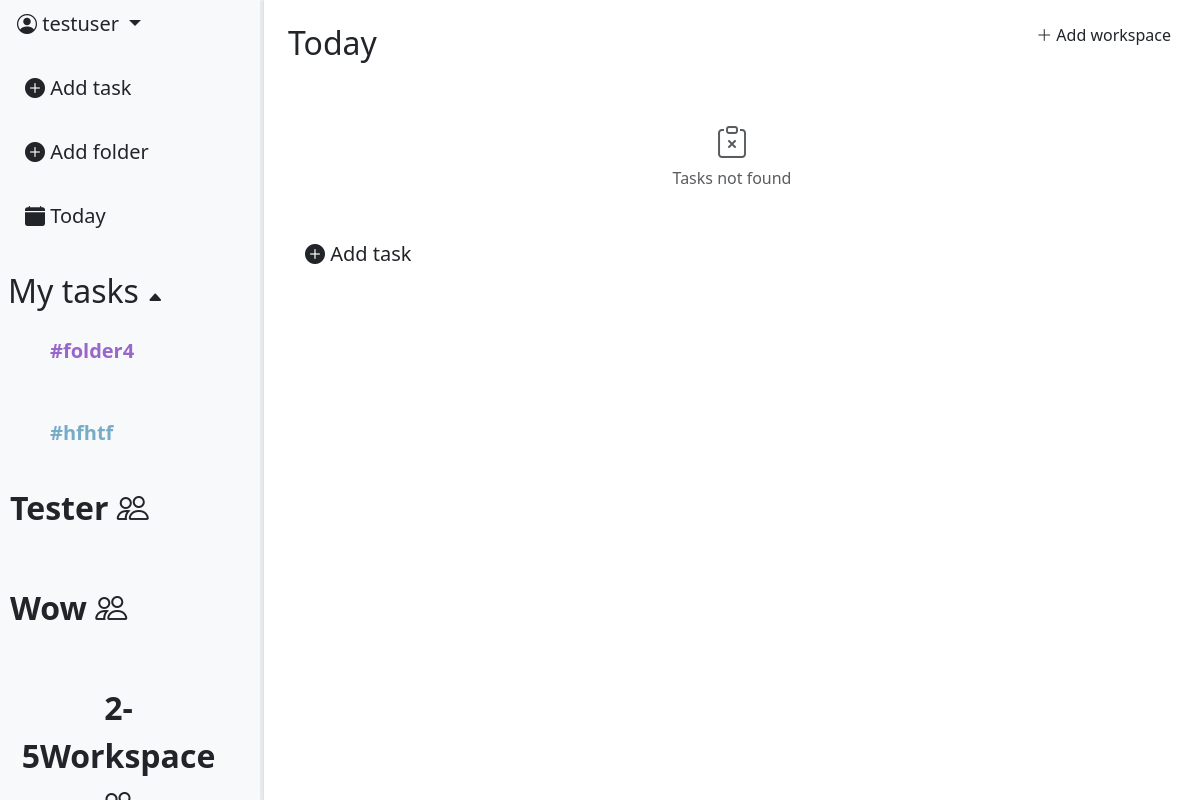
The page / (signed in) on the database as committed earlier.
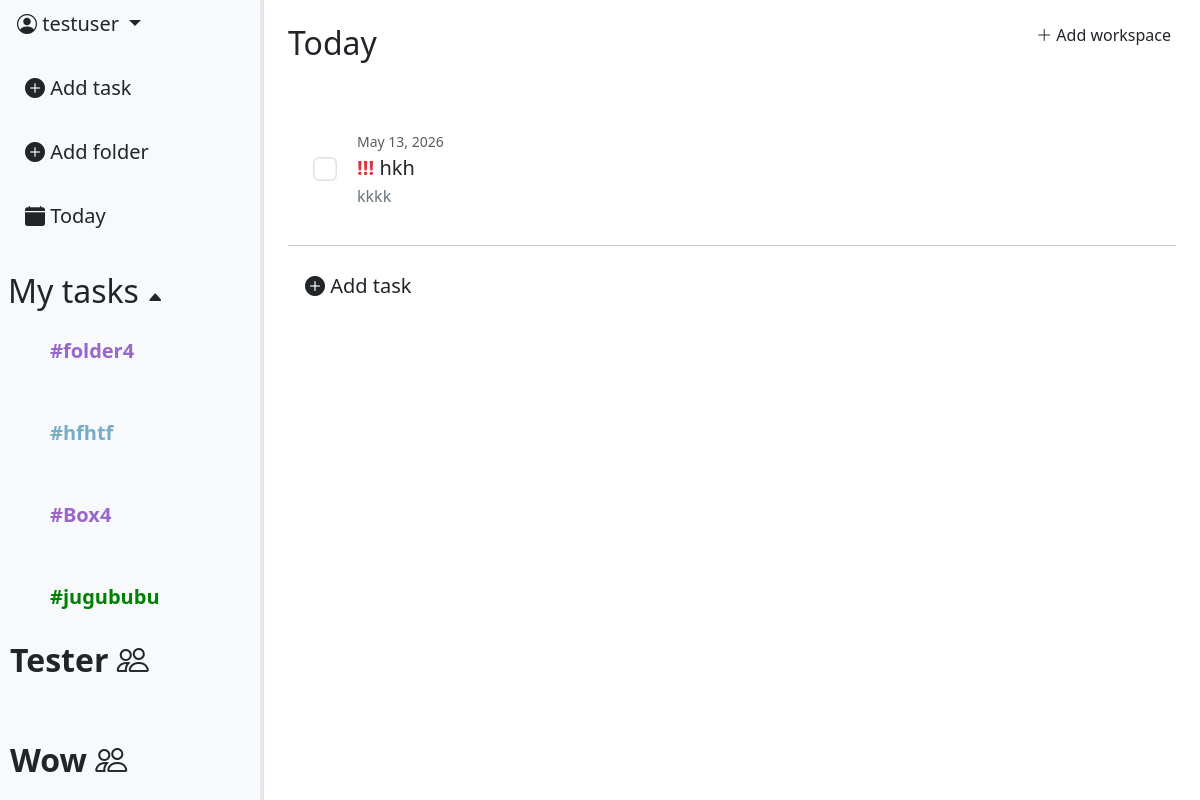
The same page on the database as committed later.
### task_app/models.py (models this page shows, shortened)
class Folder(models.Model):
    COLOR_VARIATION = [
        ("#77acc7", "🔵Air blue"),
        ("#9966cc", "🟣Amethust"),
        ("#008000", "🟢Apple Green"),
        ("#ff033e", "🔴Red rose"),
        ("#ffe135", "🟡Banana yellow"),
        ("#ff6500", "🟠Sunset"),
        ("#000000", "⚫Black"),
    ]
    color = models.CharField(max_length=30, choices=COLOR_VARIATION, default="#77acc7")
    name = models.CharField(max_length=16)
    box = models.ForeignKey(Box, null=True, blank=True, on_delete=models.CASCADE, default=None, related_name='folders')
    created_at = models.DateTimeField(auto_now_add=True)
    creator = models.ForeignKey(User, on_delete=models.CASCADE)
    workspace = models.ForeignKey(Workspace, on_delete=models.CASCADE, null=True, blank=True, default=None)

class Workspace(models.Model):
    INVITE_PERMISSION = [
        ("owner_only", "Only owner"),
        ("owner_admin", "Owner & Admin"),
                ]
    WORKSPACE_SPACE = [
        ("one", "Just me"),
        ("two_five", "Group (2-5)"),
        ("six_fifteen", "Team (6-15)"),
    ]
    SPACE_LIMITS = {
        "one": 1,
        "two_five": 5,
        "six_fifteen": 15,
    }
    name = models.CharField(max_length=64)
    invite_role = models.CharField(max_length=16,
                                choices=INVITE_PERMISSION,
                                default='owner_admin')
    workspace_space = models.CharField(max_length=16, choices=WORKSPACE_SPACE, default='one')
    icon = models.ImageField(null=True, blank=True)
    created_at = models.DateTimeField(auto_now_add=True)
    owner = models.ForeignKey(User,
                            on_delete=models.CASCADE,
                            related_name='workspace_creator')

class Task(models.Model):
    STATUS_CHOICES = [
        ("todo", "To Do"),
        ("in_progress", "In progress"),
        ("done", "Done"),
                ]
    PRIORITY_CHOICES = [
        ("low", "🟩Low"),
        ("medium", "🟨Medium"),
        ("high", "🟥High"),
                ]
    title = models.CharField(max_length=256)
    description = models.CharField(max_length=512)
    status = models.CharField(max_length=20, choices=STATUS_CHOICES, default="todo")
    priority = models.CharField(max_length=20, choices=PRIORITY_CHOICES, default="low")
    due_date = models.DateField(null=True, blank=True)
    creator = models.ForeignKey(User, on_delete=models.CASCADE, related_name="trasks")
    created_at = models.DateTimeField(auto_now_add=True)
    folder = models.ForeignKey(
                Folder,
                on_delete=models.CASCADE,
                related_name="tasks",
                null=True,
                blank=True,
                default=None)
    workspace = models.ForeignKey(Workspace, on_delete=models.CASCADE, null=True, blank=True, default=None)

### task_app/views.py (the view)
# urls.py: path('', views.TaskListView.as_view(), name="task_list"),
class TaskListView(LoginRequiredMixin, ListView):
    model = models.Task
    context_object_name = "tasks"
    template_name = "tasks/task_list.html"
    def get_queryset(self):
        queryset = models.Task.objects.filter(creator=self.request.user).prefetch_related('comments')
        folder_id = self.kwargs.get('folder_id')
        if folder_id:
            queryset = queryset.filter(folder_id=folder_id)
        else:
            queryset = queryset.filter(folder__isnull=True)
        status = self.request.GET.get('status')
        if status:
            queryset = queryset.filter(status__iexact=status)
        else:
           queryset = queryset.exclude(status__iexact="done")
        return queryset.order_by("due_date")
    def get_context_data(self, **kwargs):
        context = super().get_context_data(**kwargs)
        context["folders"] = Folder.objects.filter(creator=self.request.user, box__isnull = True)
        folder_id = self.kwargs.get('folder_id')
        if folder_id:
            context['current_folder'] = get_object_or_404(Folder, id=folder_id, creator=self.request.user)
        else:
            context['current_folder'] = None
        context["form"] = TaskFilterForm(self.request.GET)
        context["task_form"] = TaskForm()
        context["folder_form"] = FolderForm()
        context["comment_form"] = CommentForm()
        context["comments"] = models.Comment.objects.filter(
            task__creator=self.request.user).select_related('creator', 'task')
        context['workspaces'] = models.Workspace.objects.filter(
            members__member=self.request.user,
            members__is_active=True
        )
        context['workspace_form'] = WorkspaceForm()
        return context

### task_app/forms.py
class TaskFilterForm(forms.Form):
    PRIORITY_CHOICES = [
        ("low", "Low"),
        ("medium", "Medium"),
        ("high", "High"),
                ]
    priority = forms.ChoiceField(choices=PRIORITY_CHOICES, required=False, label="Priority")
    def __init__(self, *args, **kwargs):
        super(TaskFilterForm, self).__init__(*args, **kwargs)
        self.fields['priority'].widget.attrs.update({"class": "form-select"})

### templates/tasks/task_list.html (shortened to what this page needs)
{% extends 'base.html' %}
{% load static %}
{% load custom_tags %}
{% block content %}
<div class="d-flex">
    {% include 'includes/leftbar.html' %}
    <div class="p-4" style="flex: 1 1 0; min-width: 0; position: relative;">
        <div style="position: absolute; top: 16px; right: 16px;">
            <a class="btn" data-bs-toggle="modal" data-bs-target="#WorkspaceModal">
                <i class="bi bi-plus-lg"></i> Add workspace
            </a>
        </div>
        {% if current_folder %}
            <h2>/{{ current_folder.name }}</h2>
        {% else %}
            <h2>Today</h2>
        {% endif %}
        <br>
        <ul class="list-group list-group-flush" data-simplebar style="max-height: 700px; overflow-x: hidden;">
            {% for task in tasks %}
                {% include 'includes/rightbar_task_scroll.html' with task=task %}
            {% empty %}
                <li class="list-group-item text-center py-4 text-muted">
                    <i class="bi bi-clipboard-x" style="font-size: 2rem;"></i>
                    <p class="mb-0">Tasks not found</p>
                </li>
            {% endfor %}
        </ul>
        <div class="list-group-item border-0 pt-3">
            <a class="btn btn-lg" data-bs-toggle="modal" data-bs-target="#TaskModal">
                <i class="bi bi-plus-circle-fill"></i> Add task
            </a>
        </div>
    </div>
</div>
{% endblock %}

### templates/includes/leftbar.html (shortened to what this page needs)
<div id="leftbar" class="bg-light border-end d-flex flex-column" style="width: 22%; height: 100vh; position: relative; overflow: hidden;">
    <div class="flex-shrink-0">
        <div class="dropdown-center mb-3">
            <button class="btn btn-lg dropdown-toggle" type="button" data-bs-toggle="dropdown" aria-expanded="false">
                <i class="bi bi-person-circle"></i>  {{ user.username }}
            </button>
        </div>
        <div class="d-flex flex-column align-items-start gap-3 ps-2">
            <a class="btn btn-lg"
                data-bs-toggle="modal"
                data-bs-target="#TaskModal"
                data-workspace-id="{{ workspace.pk }}">
                <i class="bi bi-plus-circle-fill"></i> Add task
            </a>
            <a class="btn btn-lg"
                data-bs-toggle="modal"
                data-bs-target="#FolderModal"
                data-workspace-id="{{ workspace.pk }}">
                <i class="bi bi-plus-circle-fill"></i> Add folder
            </a>
            <a class="btn btn-lg" href="{% url 'tasks:task_list' %}">
                <i class="bi bi-calendar-fill"></i> Today
            </a>
        </div>
    </div>
    <br>
    <div class="ps-2 mt-2">
        <h2 id="folders-toggle" style="cursor: pointer; user-select: none;">
            My tasks <span id="folders-arrow" class="bi bi-caret-up-fill" style="font-size: 16px;"></span>
        </h2>
    </div>
    <div id="folder_list" style="max-height: 300px; overflow-y: auto; overflow-x: hidden; margin-right: 10px;">
        <div class="d-flex flex-column align-items-start gap-3 ps-4">
            {% for folder in folders %}
                <div class="folder-row d-flex align-items-center justify-content-between p-2 rounded">
                    <a
                    href="{% url 'tasks:folder-tasks' folder.pk %}"
                    class="btn btn-lg"
                    style="color: {{ folder.color }}; font-weight: bold;"
                    >
                    #{{ folder.name }} </a>
                </div>
            {% endfor %}
        </div>
    </div>
    <div id="workspace_list" style="flex: 1 1 0; min-height: 0; overflow-y: auto; overflow-x: hidden; margin-right: 10px;">
        <div class="d-flex flex-column align-items-start gap-3 ps-0">
            {% for workspace in workspaces %}
                <div class="folder-row d-flex align-items-center justify-content-between p-2 rounded">
                    <a
                    href="{% url 'workspace:workspace_detail' workspace.pk %}"
                    class="btn btn-lg ps-0"
                    style="font-size: 32px; font-weight: 600;"
                    >
                    {{ workspace.name }}  <i class="bi bi-people"></i>
                    </a>
                </div>
            {% endfor %}
        </div>
    </div>
    <div id="leftbar-resizer"
        style="position: absolute;
            top: 0;right: 0; width: 3.5px; height: 100%;cursor: col-resize;
            z-index: 100;">
    </div>
</div>

### templates/includes/rightbar_task_scroll.html (shortened to what this page needs)
<div class="task-scroling">
    <li class="list-group-item  border-0 p-1 bg-transparent" style="min-height: 80px;">
        <div class="task-area d-flex align-items-center p-3">
            <div class="form-check ms-2" style="z-index: 10;">
                <input  class="form-check-input task-complete-input"
                        type="checkbox"
                        name="checkboxDefault"
                        id="checkboxTask{{ task.pk }}"
                        data-url="{% url 'tasks:task-complete' task.pk %}"
                        style="transform: scale(1.5); cursor: pointer;">
            </div>
            <div class="flex-grow-1 p-3">
                <p class="task-date text-muted mb-1 small">{{ task.due_date }}</p>
                <h5 class="mb-1">
                    {% if task.priority == 'high' %}
                        <span class="text-danger fw-bold fs-5">!!!</span>
                    {% elif task.priority == 'medium' %}
                        <span class="text-warning fw-bold fs-5">!!</span>
                    {% else %}
                        <span class="text-success fw-bold fs-5">!</span>
                    {% endif %}
                    {{ task.title }}
                </h5>
                <p class="text-secondary mb-0 text-truncate" style="max-width: 1050px;">{{ task.description }}</p>
            </div>
        </div>
    </li>
</div>
<hr class="m-0">

Rows that differ between the two databases and show on the page:
no longer on this page (row unchanged): Workspace: name "2-5Workspace"
added Folder: name "Box4"
added Folder: name "jugububu", color "#008000" (drawn)
added Task: due_date "May 13, 2026", title "hkh", description "kkkk"
Other text that changed with them:
text no longer shown: "Tasks not found"
